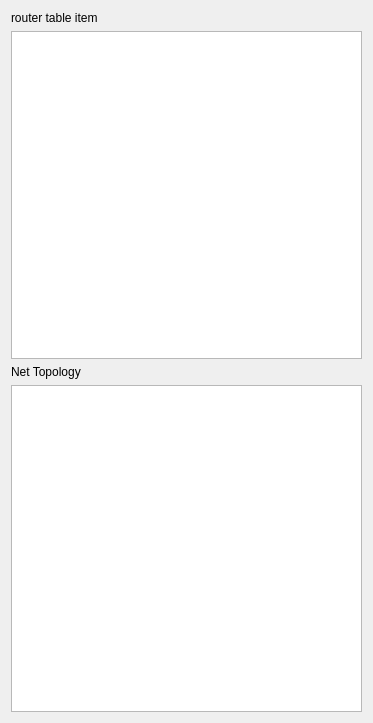
<?xml version="1.0" encoding="UTF-8"?>
<ui version="4.0">
 <class>ospf_uiClass</class>
 <widget class="QMainWindow" name="ospf_uiClass">
  <property name="geometry">
   <rect>
    <x>0</x>
    <y>0</y>
    <width>373</width>
    <height>723</height>
   </rect>
  </property>
  <property name="windowTitle">
   <string>ospf_ui</string>
  </property>
  <widget class="QWidget" name="centralWidget">
   <layout class="QGridLayout" name="gridLayout">
    <item row="0" column="0">
     <widget class="QLabel" name="label">
      <property name="text">
       <string>router table item</string>
      </property>
     </widget>
    </item>
    <item row="1" column="0">
     <widget class="QTableWidget" name="rtTable"/>
    </item>
    <item row="2" column="0">
     <widget class="QLabel" name="label_2">
      <property name="text">
       <string>Net Topology</string>
      </property>
     </widget>
    </item>
    <item row="3" column="0">
     <widget class="QGraphicsView" name="rtGraphics">
      <property name="font">
       <font>
        <family>Arial</family>
        <pointsize>8</pointsize>
       </font>
      </property>
     </widget>
    </item>
   </layout>
  </widget>
 </widget>
 <layoutdefault spacing="6" margin="11"/>
 <resources>
  <include location="ospf_ui.qrc"/>
 </resources>
 <connections/>
</ui>
